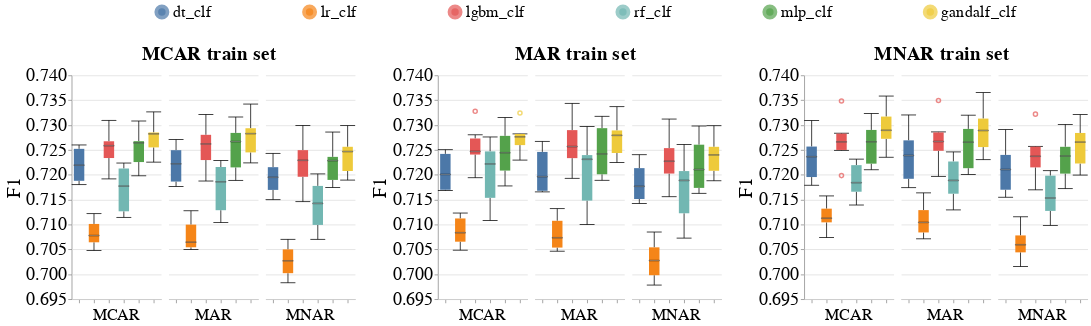

Write notebook code for a chart like this one.
### Code cell
create_box_plots_for_diff_models(dataset_name=DATASET_NAME,
                                 null_imputer_name=ErrorRepairMethod.datawig.value,
                                 metric_name='F1',
                                 db_client=db_client)
